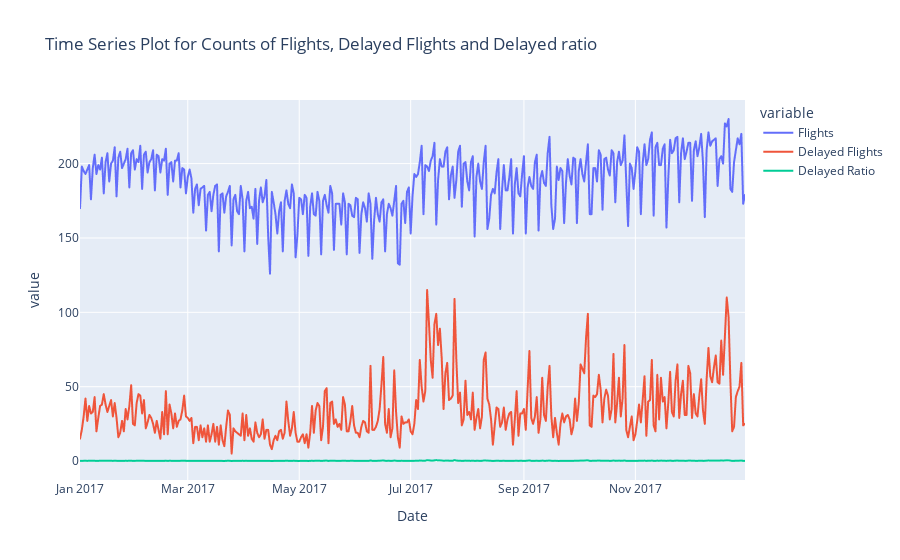

The notebook cell saved with this chart:
### Markdown cell above
## 3.0 Exploratory Data Analysis
### 3.1 Data Distribution

### Code cell
## 3.1.0 Count of (Delay) Flights and delay ratio by Scheduled time series
date_df = df.groupby([df['Fecha-I'].dt.date])[['Vlo-I']].count().reset_index().rename(columns={'Fecha-I':'Date', 'Vlo-I':'Flights'})
delay_df = df.groupby([df['Fecha-I'].dt.date])[['delay_15']].sum().reset_index().rename(columns={'Fecha-I':'Date', 'delay_15':'Delayed Flights'})
date_df = date_df.join(delay_df.set_index('Date'), how="inner", on='Date')
date_df["Delayed Ratio"] = date_df["Delayed Flights"]/date_df["Flights"]

fig = px.line(date_df, x='Date', y=date_df.columns, 
              title="Time Series Plot for Counts of Flights, Delayed Flights and Delayed ratio")
fig.show()

### Figure 1 — Plotly figure (JSON) as saved in the notebook; plotly's stock layout.template omitted (floating-point values rounded to 4 significant figures; data arrays with more than 128 entries replaced by an {"elided": "..."} marker saying what was removed)
{"data": [{"hovertemplate": "variable=Flights<br>Date=%{x}<br>value=%{y}<extra></extra>", "legendgroup": "Flights", "line": {"color": "#636efa", "dash": "solid"}, "marker": {"symbol": "circle"}, "mode": "lines", "name": "Flights", "showlegend": true, "type": "scattergl", "x": {"elided": "365 str values"}, "xaxis": "x", "y": {"elided": "365 int values"}, "yaxis": "y"}, {"hovertemplate": "variable=Delayed Flights<br>Date=%{x}<br>value=%{y}<extra></extra>", "legendgroup": "Delayed Flights", "line": {"color": "#EF553B", "dash": "solid"}, "marker": {"symbol": "circle"}, "mode": "lines", "name": "Delayed Flights", "showlegend": true, "type": "scattergl", "x": {"elided": "365 str values"}, "xaxis": "x", "y": {"elided": "365 int values"}, "yaxis": "y"}, {"hovertemplate": "variable=Delayed Ratio<br>Date=%{x}<br>value=%{y}<extra></extra>", "legendgroup": "Delayed Ratio", "line": {"color": "#00cc96", "dash": "solid"}, "marker": {"symbol": "circle"}, "mode": "lines", "name": "Delayed Ratio", "showlegend": true, "type": "scattergl", "x": {"elided": "365 str values"}, "xaxis": "x", "y": {"elided": "365 float values"}, "yaxis": "y"}], "layout": {"legend": {"title": {"text": "variable"}, "tracegroupgap": 0}, "title": {"text": "Time Series Plot for Counts of Flights, Delayed Flights and Delayed ratio"}, "xaxis": {"anchor": "y", "domain": [0, 1], "title": {"text": "Date"}}, "yaxis": {"anchor": "x", "domain": [0, 1], "title": {"text": "value"}}}}
